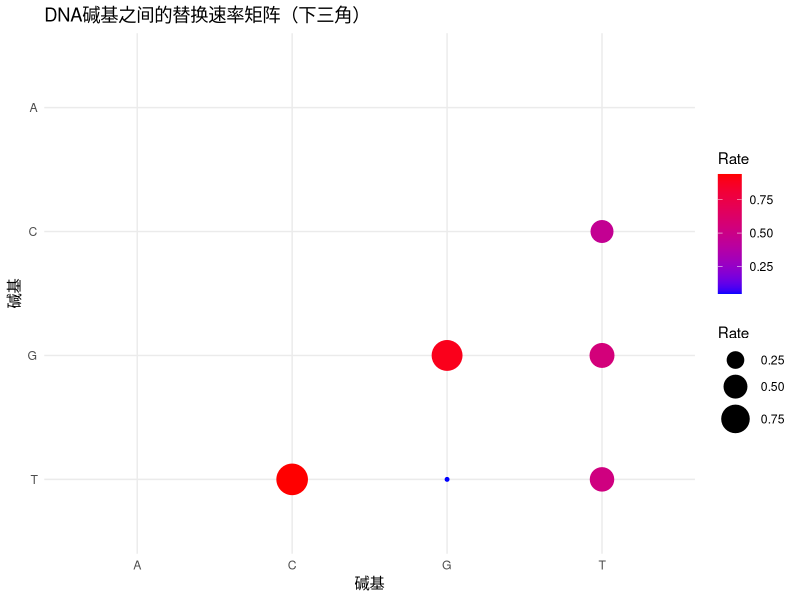

Recreate this plot in R.
# 安装所需的包
if (!require(ggplot2)) install.packages("ggplot2")

# 设置碱基
bases_x <- c("A", "C", "G", "T")  # x轴从左到右
bases_y <- rev(bases_x)           # y轴从下到上，逆序

# 模拟碱基频率（随机生成，总和为1的概率分布）
set.seed(123)  # 保证结果可重复
base_frequencies <- runif(4)
base_frequencies <- base_frequencies / sum(base_frequencies)  # 归一化，总和为1

# 打印碱基频率
base_frequencies_df <- data.frame(Base = bases_x, Frequency = base_frequencies)
print("碱基频率：")
print(base_frequencies_df)

# 随机生成替换速率矩阵 (4x4)，只生成下三角部分，并将上三角部分设为对称
substitution_rates <- matrix(0, nrow = 4, ncol = 4)
lower_triangle <- lower.tri(substitution_rates)
substitution_rates[lower_triangle] <- runif(sum(lower_triangle), min = 0, max = 1)
substitution_rates <- substitution_rates + t(substitution_rates)  # 上三角等于下三角

# 创建数据框用于ggplot
data <- expand.grid(Base1 = bases_x, Base2 = bases_y)
data$Rate <- as.vector(substitution_rates)

# 修改过滤逻辑，确保只显示下三角（考虑y轴是逆序排列的）
data <- data[as.numeric(factor(data$Base1, levels = bases_x)) > 
               as.numeric(factor(data$Base2, levels = rev(bases_x))), ]

# 绘制气泡图
library(ggplot2)
ggplot(data, aes(x = Base1, y = Base2, size = Rate)) +
  geom_point(aes(color = Rate)) +
  scale_size_continuous(range = c(1, 10)) +
  theme_minimal() +
  ggtitle("DNA碱基之间的替换速率矩阵（下三角）") +
  xlab("碱基") +
  ylab("碱基") +
  scale_color_gradient(low = "blue", high = "red") +
  scale_x_discrete(limits = bases_x) +
  scale_y_discrete(limits = bases_y)

# 输出碱基频率表
base_frequencies_df
